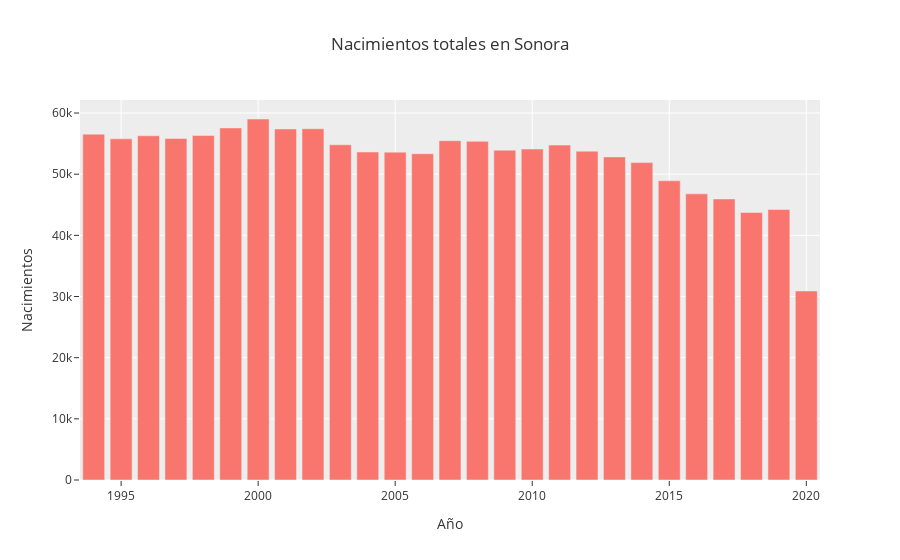

Source (notebook cell):
### Code cell
dff = nacimientos_tidy.groupby('año')['nacimientos'].sum()
fig = px.bar(dff, x=dff.index, y=dff.values, 
             labels={'y': 'Nacimientos',
                     'año':'Año'},
             title='Nacimientos totales en Sonora',
             template='ggplot2')
fig.show()

### Figure 1 — Plotly figure (JSON) as saved in the notebook; plotly's stock layout.template omitted (floating-point values rounded to 4 significant figures)
{"data": [{"alignmentgroup": "True", "hovertemplate": "Año=%{x}<br>Nacimientos=%{y}<extra></extra>", "legendgroup": "", "marker": {"color": "#F8766D", "pattern": {"shape": ""}}, "name": "", "offsetgroup": "", "orientation": "v", "showlegend": false, "textposition": "auto", "type": "bar", "x": [1994, 1995, 1996, 1997, 1998, 1999, 2000, 2001, 2002, 2003, 2004, 2005, 2006, 2007, 2008, 2009, 2010, 2011, 2012, 2013, 2014, 2015, 2016, 2017, 2018, 2019, 2020], "xaxis": "x", "y": [56545, 55786, 56280, 55840, 56322, 57560, 59026, 57404, 57435, 54811, 53631, 53609, 53347, 55481, 55372, 53930, 54110, 54756, 53768, 52825, 51894, 48925, 46785, 45951, 43729, 44229, 30904], "yaxis": "y"}], "layout": {"barmode": "relative", "legend": {"tracegroupgap": 0}, "title": {"text": "Nacimientos totales en Sonora"}, "xaxis": {"anchor": "y", "domain": [0, 1], "title": {"text": "Año"}}, "yaxis": {"anchor": "x", "domain": [0, 1], "title": {"text": "Nacimientos"}}}}
